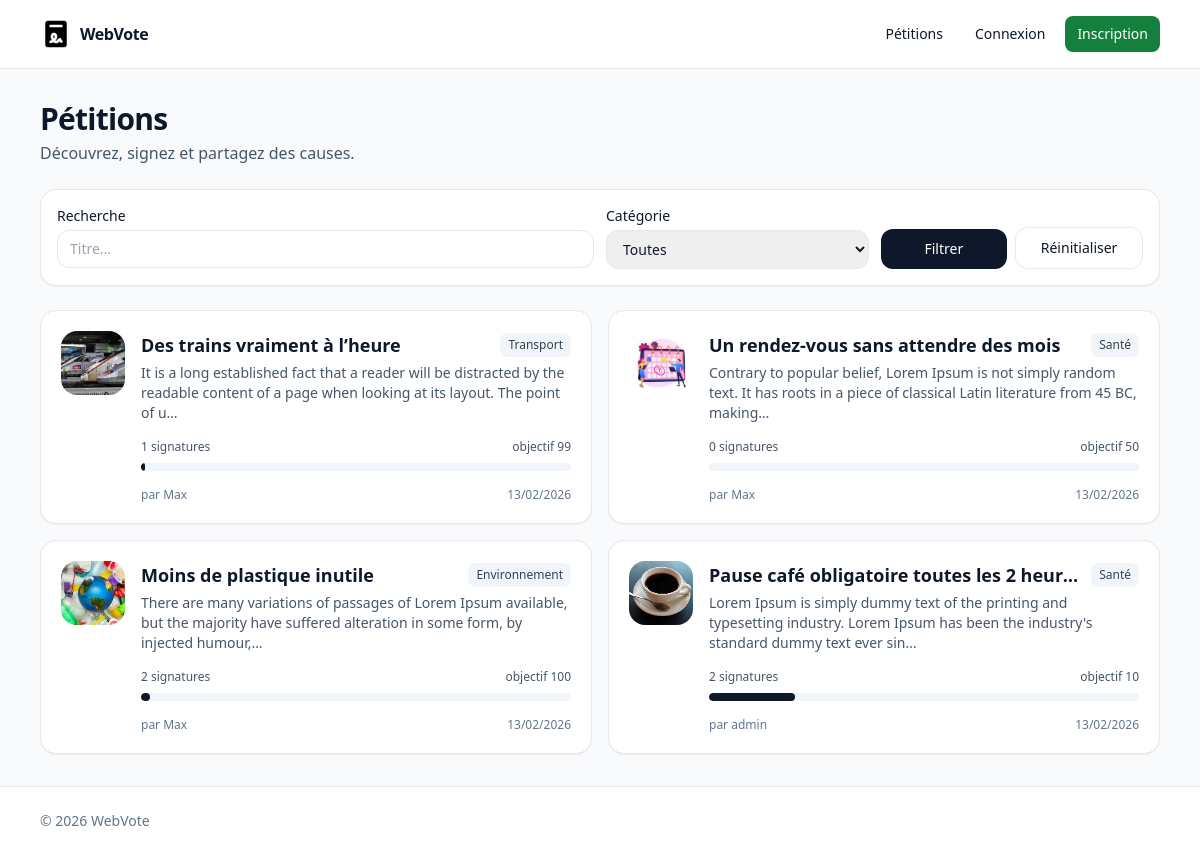
The page / on the database its author committed.
### tables this page shows
CREATE TABLE `petitions` (
  `id` int NOT NULL,
  `user_id` int NOT NULL,
  `category_id` int NOT NULL,
  `title` varchar(160) NOT NULL,
  `description` text NOT NULL,
  `image` varchar(255) DEFAULT NULL,
  `goal_signatures` int NOT NULL DEFAULT '100',
  `status` enum('DRAFT','PUBLISHED','HIDDEN','CLOSED') NOT NULL DEFAULT 'PUBLISHED',
  `created_at` datetime NOT NULL
);

CREATE TABLE `categories` (
  `id` int NOT NULL,
  `name` varchar(60) NOT NULL
);

CREATE TABLE `users` (
  `id` int NOT NULL,
  `pseudo` varchar(50) NOT NULL,
  `email` varchar(120) NOT NULL,
  `password` varchar(255) NOT NULL,
  `avatar` varchar(255) DEFAULT NULL,
  `role` enum('USER','ADMIN') NOT NULL DEFAULT 'USER',
  `status` enum('ACTIVE','BANNED') NOT NULL DEFAULT 'ACTIVE',
  `created_at` datetime NOT NULL
);

### Core/Controller.php (called while the page is built, shortened)
<?php
class Controller
{
    public function render($layout, $template, $params = [])
    {
        extract($params);
        require ROOT_PATH . '/App/View/' . $template;
        $content = ob_get_clean();
        require ROOT_PATH . '/App/View/' . $layout;
        return ob_end_flush();
    }
}

### App/Controller/IndexController.php (called while the page is built, shortened)
<?php
class IndexController extends Controller
{
    public function index()
    {
        $request = new Request;
        $petitionModel = new PetitionModel;
        $categoryModel = new CategoryModel;
        $filters = [
            'q' => trim((string)$request->getGet('q')),
            'category_id' => $request->getGet('category_id')
        ];
        $petitions = $petitionModel->listPublished($filters);
        $categories = $categoryModel->listAll();
        $this->render('layout/base.php', 'petition/index.php', [
            'pageTitle' => 'Pétitions',
            'petitions' => $petitions,
            'categories' => $categories,
            'filters' => $filters,
            'messages' => $this->consumeFlash(),
            'user' => $this->user()
        ]);
    }
}

### Core/Router.php (called while the page is built, shortened)
<?php
class Router
{
    public function route()
    {
        $uri = $_SERVER['REQUEST_URI'] ?? '/';
        $path = strtok($uri, '?');
        $path = ltrim($path, '/');
        $segments = $path === '' ? [] : explode('/', $path);
        $methodName = isset($segments[1]) && $segments[1] !== '' ? $segments[1] : 'index';
        $controller = new $controllerClass;
        $params = array_slice($segments, 2);
        call_user_func_array([$controller, $methodName], $params);
    }
}

### index.php (called while the page is built, shortened)
<?php
$router = new Core\Router;
$router->route();

### Core/Model.php (called while the page is built, shortened)
<?php
class Model
{
    protected $db;
    public function __construct()
    {
        if (!$this->db) {
            $infos = simplexml_load_file(__DIR__ . '/config.xml');
            $host = (string)$infos->host;
            $db = (string)$infos->db;
            $user = (string)$infos->user;
            $password = (string)$infos->password;
            $port = isset($infos->port) ? trim((string)$infos->port) : '';
            $dsn = 'mysql:host=' . $host . ';dbname=' . $db;
            if ($port !== '') {
                $dsn .= ';port=' . $port;
            }
            try {
                $this->db = new \PDO(
                    $dsn,
                    $user,
                    $password,
                    [
                        \PDO::ATTR_ERRMODE => \PDO::ERRMODE_EXCEPTION,
                        \PDO::MYSQL_ATTR_INIT_COMMAND => 'SET NAMES utf8'
                    ]
                );
            } catch (\PDOException $e) {
                exit('Erreur de connexion : ' . $e->getMessage());
            }
        }
    }
}

### Core/Request.php (called while the page is built, shortened)
<?php
class Request
{
    public function getGet($field)
    {
        return isset($_GET[$field]) ? $_GET[$field] : null;
    }
}

### App/Model/PetitionModel.php (called while the page is built, shortened)
<?php
class PetitionModel extends Model
{
    public function listPublished($filters = [])
    {
        $where = ['p.status = :status'];
        $params = ['status' => 'PUBLISHED'];
        $sql = 'SELECT p.*, u.pseudo, c.name AS category_name,
                (SELECT COUNT(*) FROM signatures s WHERE s.petition_id = p.id) AS signatures_count
                FROM petitions p
                JOIN users u ON u.id = p.user_id
                JOIN categories c ON c.id = p.category_id
                WHERE ' . implode(' AND ', $where) . '
                ORDER BY p.created_at DESC';
        $stmt = $this->db->prepare($sql);
        $stmt->execute($params);
        return $stmt->fetchAll(\PDO::FETCH_ASSOC);
    }
}

### App/View/petition/index.php (the view, shortened to what this page needs)
<div class="flex flex-col gap-6">
    <div class="flex items-end justify-between gap-6">
        <div>
            <h1 class="text-3xl font-semibold tracking-tight">Pétitions</h1>
            <p class="mt-1 text-slate-600">Découvrez, signez et partagez des causes.</p>
        </div>
    </div>
    <form class="grid gap-3 rounded-2xl border bg-white p-4 shadow-sm md:grid-cols-4" method="get" action="<?= ROOT_URL ?>">
        <div class="md:col-span-2">
            <label class="block text-sm font-medium">Recherche</label>
            <input name="q" value="<?= htmlspecialchars((string)($filters['q'] ?? '')) ?>" class="mt-1 w-full rounded-xl border px-3 py-2 text-sm focus:outline-none focus:ring-2 focus:ring-slate-300" placeholder="Titre...">
        </div>
        <div>
            <label class="block text-sm font-medium">Catégorie</label>
            <select name="category_id" class="mt-1 w-full rounded-xl border px-3 py-2 text-sm focus:outline-none focus:ring-2 focus:ring-slate-300">
                <option value="">Toutes</option>
            </select>
        </div>
        <div class="flex items-end gap-2">
            <button class="w-full rounded-xl bg-slate-900 px-4 py-2.5 text-sm font-medium text-white hover:bg-slate-800">Filtrer</button>
            <a class="w-full text-center rounded-xl border px-4 py-2.5 text-sm font-medium hover:bg-slate-50" href="<?= ROOT_URL ?>">Réinitialiser</a>
        </div>
    </form>
    <div class="grid gap-4 md:grid-cols-2">
        <?php foreach ($petitions as $p) : ?>
            <?php
                $count = (int)$p['signatures_count'];
                $goal = max(1, (int)$p['goal_signatures']);
                $pct = min(100, (int)floor(($count / $goal) * 100));
            ?>
            <a href="<?= ROOT_URL ?>petition/show/<?= (int)$p['id'] ?>" class="group rounded-2xl border bg-white p-5 shadow-sm hover:shadow-md transition">
                <div class="flex gap-4">
                    <div class="h-16 w-16 shrink-0 overflow-hidden rounded-2xl bg-slate-100">
                        <?php if (!empty($p['image'])) : ?>
                            <img class="h-full w-full object-cover" src="<?= ROOT_URL . htmlspecialchars($p['image']) ?>" alt="">
                        <?php endif; ?>
                    </div>
                    <div class="min-w-0 flex-1">
                        <div class="flex items-center justify-between gap-3">
                            <h2 class="truncate text-lg font-semibold group-hover:underline"><?= htmlspecialchars($p['title']) ?></h2>
                            <span class="shrink-0 rounded-lg bg-slate-100 px-2 py-1 text-xs font-medium text-slate-700"><?= htmlspecialchars($p['category_name']) ?></span>
                        </div>
                        <p class="mt-1 text-sm text-slate-600"><?= htmlspecialchars(mb_strimwidth($p['description'], 0, 140, '…')) ?></p>
                        <div class="mt-4">
                            <div class="flex items-center justify-between text-xs text-slate-600">
                                <span><?= $count ?> signatures</span>
                                <span>objectif <?= $goal ?></span>
                            </div>
                            <div class="mt-2 h-2 w-full overflow-hidden rounded-full bg-slate-100">
                                <div class="h-2 rounded-full bg-slate-900" style="width: <?= $pct ?>%"></div>
                            </div>
                        </div>
                        <div class="mt-4 flex items-center justify-between text-xs text-slate-500">
                            <span>par <?= htmlspecialchars($p['pseudo']) ?></span>
                            <span><?= htmlspecialchars(date('d/m/Y', strtotime($p['created_at']))) ?></span>
                        </div>
                    </div>
                </div>
            </a>
        <?php endforeach; ?>
    </div>
</div>

### App/View/layout/base.php (shortened to what this page needs)
<!doctype html>
<html lang="fr">
<head>
    <script src="https://cdn.tailwindcss.com"></script>
</head>
<body class="min-h-screen bg-slate-50 text-slate-900">
    <header class="border-b bg-white">
        <div class="mx-auto max-w-6xl px-4 py-4 flex items-center justify-between">
            <a href="<?= ROOT_URL ?>" class="flex items-center gap-2 font-semibold tracking-tight">
                <img src="<?= ROOT_URL ?>public/img/logo.png" alt="Logo" class="h-8 w-auto">
                <span>WebVote</span>
            </a>
            <nav class="flex items-center gap-2 text-sm">
                <a class="px-3 py-2 rounded-lg hover:bg-slate-100" href="<?= ROOT_URL ?>">Pétitions</a>
                <?php if (!empty($user)) : ?>
                    <a class="px-3 py-2 rounded-lg hover:bg-slate-100" href="<?= ROOT_URL ?>petition/mine">Mes pétitions</a>
                    <a class="px-3 py-2 rounded-lg hover:bg-slate-100" href="<?= ROOT_URL ?>petition/create">Créer</a>
                    <a class="px-3 py-2 rounded-lg hover:bg-slate-100" href="<?= ROOT_URL ?>user/profile">Profil</a>
                    <?php if (($user['role'] ?? '') === 'ADMIN') : ?>
                        <a class="px-3 py-2 rounded-lg hover:bg-green-800 bg-green-700 text-white" href="<?= ROOT_URL ?>admin/petitions">Admin</a>
                    <?php endif; ?>
                    <a class="px-3 py-2 rounded-lg bg-red-700 text-white hover:bg-red-800" href="<?= ROOT_URL ?>auth/logout">Déconnexion</a>
                <?php else : ?>
                    <a class="px-3 py-2 rounded-lg hover:bg-slate-100" href="<?= ROOT_URL ?>auth/login">Connexion</a>
                    <a class="px-3 py-2 rounded-lg bg-green-700 text-white hover:bg-green-800" href="<?= ROOT_URL ?>auth/register">Inscription</a>
                <?php endif; ?>
            </nav>
        </div>
    </header>
    <main class="mx-auto max-w-6xl px-4 py-8">
        <?= $content ?>
    </main>
    <footer class="border-t bg-white w-full">
        <div class="mx-auto text-center max-w-6xl px-4 py-6 text-sm text-slate-500 flex items-center justify-between">
            <span>© <?= date('Y') ?> WebVote</span>
        </div>
    </footer>
</body>
</html>

### rows shown on the page
petitions: image (picture), title "Des trains vraiment à l’heure", category.name "Transport", description "It is a long established fact that a reader will be distracted by the readable content of a page when looking at its layout. The point of u…", count "1", goal_signatures "99", user.pseudo "Max", created_at "13/02/2026"
petitions: image (picture), title "Un rendez-vous sans attendre des mois", category.name "Santé", description "Contrary to popular belief, Lorem Ipsum is not simply random text. It has roots in a piece of classical Latin literature from 45 BC, making…", count "0", goal_signatures "50", user.pseudo "Max", created_at "13/02/2026"
petitions: image (picture), title "Moins de plastique inutile", category.name "Environnement", description "There are many variations of passages of Lorem Ipsum available, but the majority have suffered alteration in some form, by injected humour,…", count "2", goal_signatures "100", user.pseudo "Max", created_at "13/02/2026"
petitions: image (picture), title "Pause café obligatoire toutes les 2 heur…", category.name "Santé", description "Lorem Ipsum is simply dummy text of the printing and typesetting industry. Lorem Ipsum has been the industry's standard dummy text ever sin…", count "2", goal_signatures "10", $pct 20 (drawn), user.pseudo "admin", created_at "13/02/2026"
